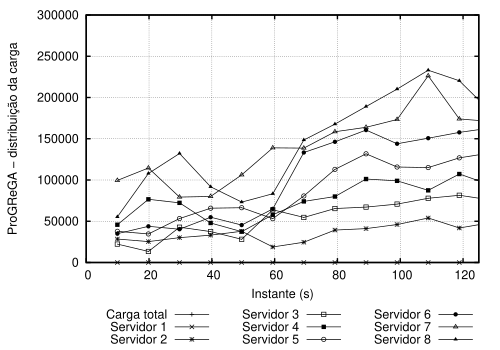

This chart was generated by the following gnuplot code:
set terminal postscript eps enhanced color solid lw 2 "Helvetica" 18
set encoding iso_8859_1
#set title 'title'
set xlabel 'Instante (s)'
set ylabel 'ProGReGA - distribui\347\343o da carga'
#set xtics auto
#set ytics auto
set autoscale
#set xtics (25,50,75,100,125,150,175,200)
set xrange [0:125]
set yrange [0:300000]
set grid
set key outside below
set pointsize 1.0
#set key below
#set key width 1 box 9
#load 'teorico.gp'
#set terminal postscript enhanced color solid lw 2 "Times-Roman" 20
#set terminal postscript eps enhanced color
set output "grafico6.eps"
#plot 'plot_1.txt' using 2:3
#unset colorbox
#set style line 1 lt 2 lw 1
#set style line 2 lt 1 lw 1
#set label "T_1(n) {/Symbol \273} -2224.8 + 178.6n - 3.3571n^2 + 0.9406n^{2.8}" at 516,2.75e+08

#nice colors:
#plot "max.data" using 1:($2/(2)) title 'No interest management' with linespoints lt 1, "max.data" using 1:($3/(2)) title 'Circle' with linespoints lt 3, "max.data" using 1:($4/(2)) title 'Circle with attenuation' with linespoints lt 8, "max.data" using 1:($5/(2)) with linespoints title 'Field of View' lt 7, "max.data" using 1:($6/(2)) with linespoints title 'A^3' lt 4

#plot "smallpkl9.data" using ($1 / 1000):($6 + $7 + $8 + $9 + $10 + $11 + $12 + $13) title 'Total weight' with linespoints lt 7, '' using ($1 / 1000):($6) title 'Servidor 1' with linespoints lt 7, '' using ($1 / 1000):($9) with linespoints title 'Servidor 4' lt 7, '' using ($1 / 1000):($13) with linespoints title 'Servidor 8' lt 7

plot "smallpkl9.data" using ($1 / 1000):($6 + $7 + $8 + $9 + $10 + $11 + $12 + $13) title 'Carga total' with linespoints lt 7, '' using ($1 / 1000):($6) title 'Servidor 1' with linespoints lt 7, '' using ($1 / 1000):($7) title 'Servidor 2' with linespoints lt 7, '' using ($1 / 1000):($8) with linespoints title 'Servidor 3' lt 7, '' using ($1 / 1000):($9) with linespoints title 'Servidor 4' lt 7, '' using ($1 / 1000):($10) with linespoints title 'Servidor 5' lt 7, '' using ($1 / 1000):($11) with linespoints title 'Servidor 6' lt 7, '' using ($1 / 1000):($12) with linespoints title 'Servidor 7' lt 7, '' using ($1 / 1000):($13) with linespoints title 'Servidor 8' lt 7 
#plot 'smallpkl9.data' using ($1 / 1000):($13) with linespoints title 'Servidor 8' lt 7

#plot "plot_1.txt" using 1:3:($3 - abs($9 - $3)):($3 + abs($9 - $3)) with yerrorbars

#linetype 1
# .
#ls 1
#ls 2
